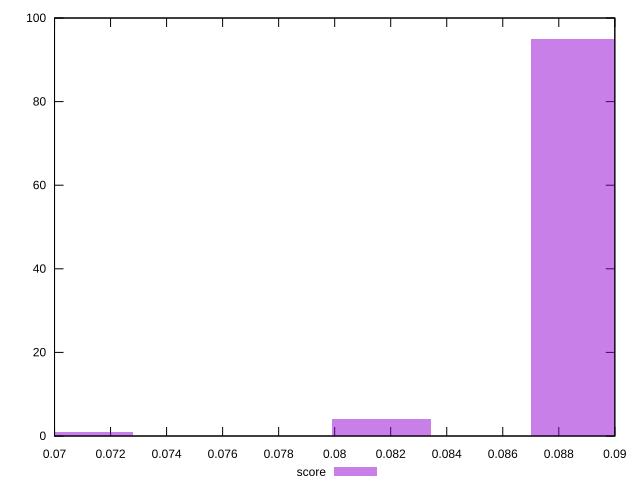

This chart was generated by the following gnuplot code:
reset

$score <<EOF
0.07101619753199406 1
0.08877024691499256 95
0.08166862716179317 4
EOF

set key outside below
set boxwidth 0.003550809876599703
set xrange [0.07:0.09]
set yrange [0:100]
set trange [0:100]
set style fill transparent solid 0.5 noborder
set terminal svg size 640, 490 enhanced background rgb 'white'
set output "reports/report_00032_2021-02-25T10-28-15.087Z/interactive/samples/astro/score/histogram.svg"

plot $score title "score" with boxes

reset
